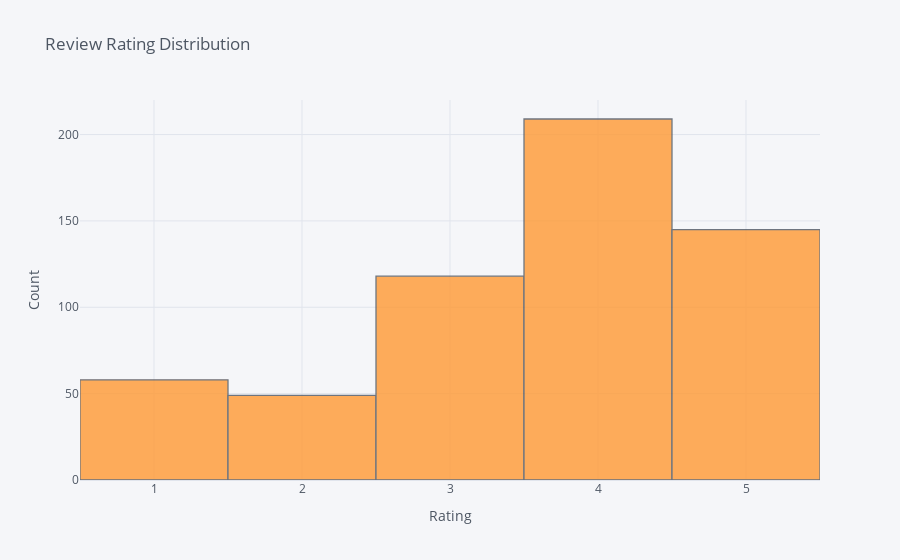

The code cell stored with this chart in its notebook:
### Code cell
df['Rating'].iplot(kind = 'hist', xTitle = 'Rating', yTitle = 'Count', title = 'Review Rating Distribution')

### Figure 1 — Plotly figure (JSON) as saved in the notebook; plotly's stock layout.template omitted (floating-point values rounded to 4 significant figures; data arrays with more than 128 entries replaced by an {"elided": "..."} marker saying what was removed)
{"data": [{"histfunc": "count", "histnorm": "", "marker": {"color": "rgba(255, 153, 51, 1.0)", "line": {"color": "#4D5663", "width": 1.3}}, "name": "Rating", "opacity": 0.8, "orientation": "v", "type": "histogram", "x": {"elided": "579 int values"}}], "layout": {"barmode": "overlay", "legend": {"bgcolor": "#F5F6F9", "font": {"color": "#4D5663"}}, "paper_bgcolor": "#F5F6F9", "plot_bgcolor": "#F5F6F9", "title": {"font": {"color": "#4D5663"}, "text": "Review Rating Distribution"}, "xaxis": {"gridcolor": "#E1E5ED", "showgrid": true, "tickfont": {"color": "#4D5663"}, "title": {"font": {"color": "#4D5663"}, "text": "Rating"}, "zerolinecolor": "#E1E5ED"}, "yaxis": {"gridcolor": "#E1E5ED", "showgrid": true, "tickfont": {"color": "#4D5663"}, "title": {"font": {"color": "#4D5663"}, "text": "Count"}, "zerolinecolor": "#E1E5ED"}}}
